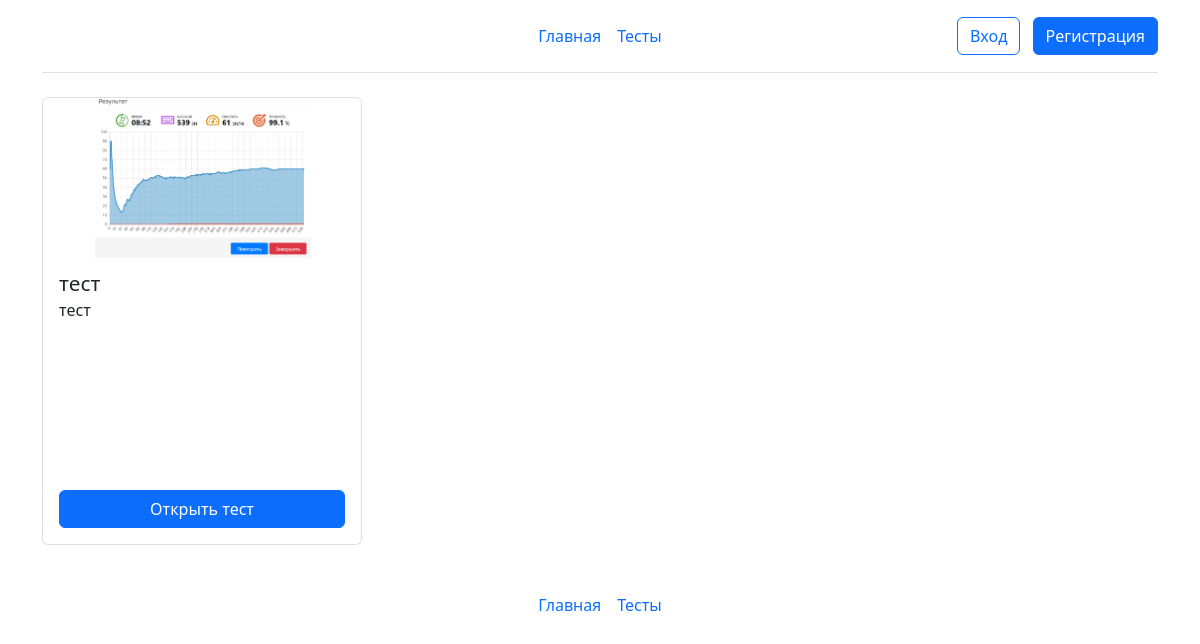
/tests, run on an earlier commit of the app's database.
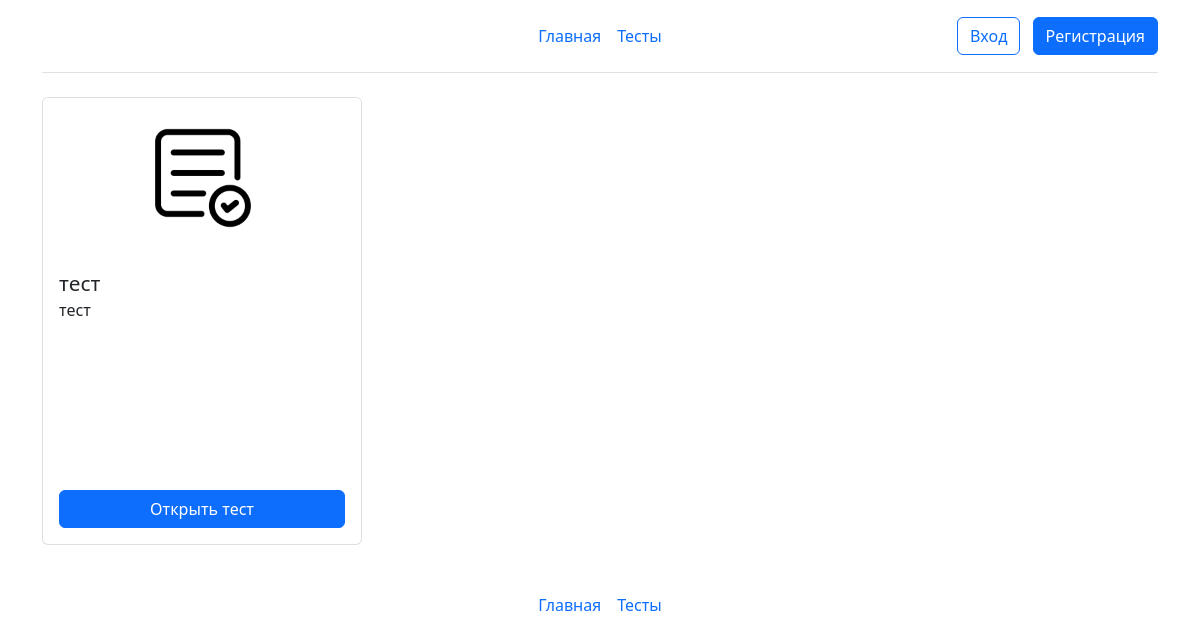
And on a later commit of the database.
### __init__.py (models this page shows)
class Tests(db.Model):
    test_id = db.Column(db.Integer, primary_key=True)
    test_id_creator = db.Column(db.Integer)
    test_name = db.Column(db.String)
    test_description = db.Column(db.String)
    test_status = db.Column(db.Integer)
    test_image= db.Column(db.String)

### __init__.py (the view)
@app.route('/tests')
def tests():
    all_tests = Tests.query.filter_by(test_status=2).all()
    return render_template("tests.html", tests=all_tests)

### __init__.py (called while the page is built, shortened)
@app.before_request
def check_must_rate_test():
    excluded_paths = ['/test/', '/static/', '/logout']

### templates/tests.html (shortened to what this page needs)
{% extends 'base.html' %}
{% block main %}
{% if tests %}
<div class="row g-3">
  {% for test in tests %}
  <div class="col-md-3">
  <div class="card card-fixed">
    {% if test.test_image %}
        <img src="{{ url_for('static', filename='img/' + test.test_image) }}"
             class="card-img-top"
             alt="{{ test.test_name }}">
      {% else %}
        <img src="{{ url_for('static', filename='img/placeholder.png') }}"
             class="card-img-top"
             alt="Нет изображения">
      {% endif %}
    <div class="card-body">
      <h5 class="card-name">{{test.test_name|truncate(80)}}</h5>
      <p class="card-description">{{test.test_description|truncate(220)}}</p>
      <a href="{{ url_for('view_test', test_name=test.test_name) }}" class="btn btn-primary">Открыть тест</a>
    </div>
  </div>
  </div>
{% endfor %}
{% endif %}
</div>
{% endblock %}

### templates/base.html (shortened to what this page needs)
<!doctype html>
<html lang="ru">
  <head>
    <link href="https://cdn.jsdelivr.net/npm/bootstrap@5.2.0/dist/css/bootstrap.min.css" rel="stylesheet">
    <link rel="stylesheet" href="https://cdn.jsdelivr.net/npm/bootstrap-icons@1.10.0/font/bootstrap-icons.css">
    <link href="static/style/style.css" rel="stylesheet">
  </head>
  <body class="d-flex flex-column min-vh-100">
<div class="container">
    <header class="d-flex flex-wrap align-items-center justify-content-center justify-content-md-between py-3 mb-4 border-bottom">
      <div class="col-md-3 mb-2 mb-md-0">
        <a href="/" class="d-inline-flex link-body-emphasis text-decoration-none">
          <svg class="bi" width="40" height="32" role="img" aria-label="Bootstrap"><use xlink:href="#bootstrap"></use></svg>
        </a>
      </div>
      <ul class="nav col-12 col-md-auto mb-2 justify-content-center mb-md-0">
        <li><a href="/" class="nav-link px-2">Главная</a></li>
          <li><a href="/tests" class="nav-link px-2">Тесты</a></li>
      </ul>
      <div class="col-md-3 text-end">
          {% if current_user.is_authenticated %}
        <a href="/notifications" class="btn btn-outline-secondary me-2 position-relative">
            <i class="bi bi-bell"></i>
            {% set unread_count = current_user.id | get_unread_notifications_count %}
            {% if unread_count > 0 %}
            <span class="position-absolute top-0 start-100 translate-middle badge rounded-pill bg-danger">
                {{ unread_count if unread_count < 100 else '99+' }}
            </span>
            {% endif %}
        </a>
        <a href="/profile" class="btn btn-outline-secondary me-2">
            <i class="bi bi-person-circle"></i>
        </a>
        <a class="btn btn-primary" href="/logout">Выход</a>
        {% else %}
        <a class="btn btn-outline-primary me-2" href="/login">Вход</a>
        <a class="btn btn-primary" href="/registration">Регистрация</a>
        {% endif %}
      </div>
    </header>
  </div>
<main class = "container">
  {% block main %}{% endblock %}
</main>
<div class="container">
  <footer class="py-3 my-4">
    <ul class="nav col-12 col-md-auto mb-2 justify-content-center mb-md-0">
        <li><a href="/" class="nav-link px-2">Главная</a></li>
          <li><a href="/tests" class="nav-link px-2">Тесты</a></li>
      </ul>
  </footer>
</div>
  </body>
</html>

### static/style/style.css (style rules this page uses)
.card-fixed { width: 20rem; display: flex; flex-direction: column; height: 28rem; overflow: hidden; border: 1px solid rgba(0, 0, 0, 0.125); border-radius: 0.375rem; }
.card-fixed .card-img-top { width: 20rem; height: 10rem; object-fit: contain; background-color: #fff; }
.card-fixed .card-body { display: flex; flex-direction: column; flex-grow: 1; }
.card-fixed .card-name { flex-shrink: 0; overflow: hidden; text-overflow: ellipsis; display: -webkit-box; -webkit-box-orient: vertical; line-height: 1.2rem; font-size: 1.3rem }
.card-fixed .card-description { flex-grow: 1; height: auto; min-height: 8.4rem; overflow: hidden; text-overflow: ellipsis; display: -webkit-box; -webkit-box-orient: vertical; line-height: 1.2rem; margin-bottom: 1rem; font-size: 1rem }

What changed in the data, as far as the page shows it:
changed Tests "тест": test_image: a different picture
